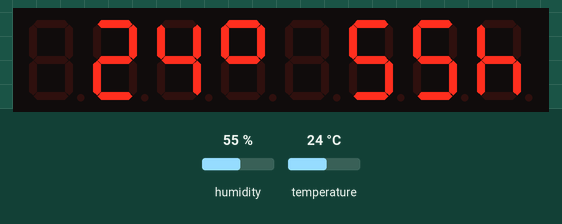
Simulated run of this sketch. Board: Arduino Uno, built with avr-gcc and run on an emulated ATmega328P. Shown: 8-digit seven-segment display. The test bench sets the inputs (shaded band); at power-on: humidity 55 %, temperature 24 °C.

Above: at 2.8 s.
2.9 s: humidity set to 22 %
At 5.2 s:
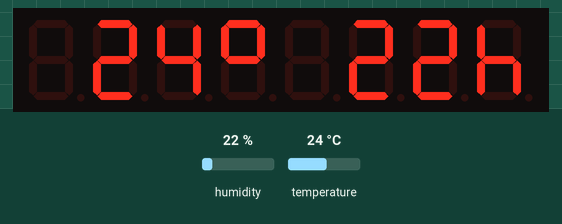
5.6 s: temperature set to 12 °C
At 6.8 s:
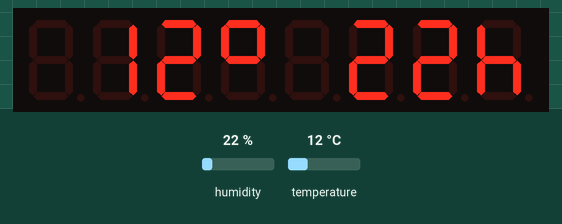
8.3 s: humidity set to 40 %
At 11.0 s:
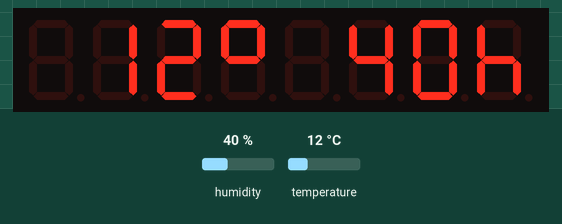
11.6 s: temperature set to 19 °C
At 13.7 s:
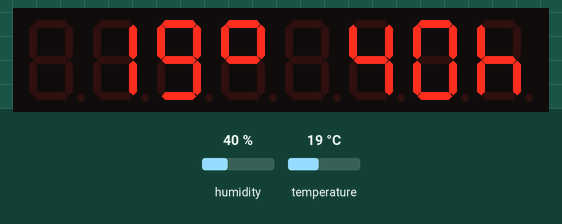
Timing chart, 0 to 15.2 s (numbered marks = the images above; inputs shaded):
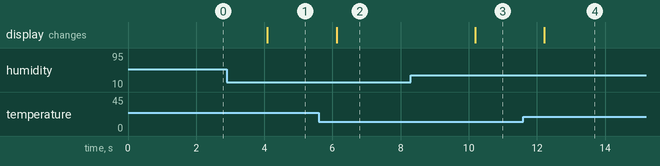

Measured:
- after the input at 2.9 s, the display: changes after 1.2 s (image 1)
- after the input at 5.6 s, the display: changes after 0.52 s (image 2)
- after the input at 8.3 s, the display: changes after 1.9 s (image 3)
- after the input at 11.6 s, the display: changes after 0.62 s (image 4)

The sketch:

7segmentMax.ino
```cpp
#include "LedControl.h"
#include "DHT.h"

int CLK = 10;
int DIN = 8;
int CS = 9;

LedControl lc = LedControl(DIN, CLK, CS, 1);

DHT dht(2, DHT11);

void setup()
{
  dht.begin();

  lc.shutdown(0,false);
  lc.setIntensity(0, 4);
  lc.clearDisplay(0);

  Serial.begin(9600);
}

void loop()
{
  int h = dht.readHumidity();
  int t = dht.readTemperature();

  int t10 = t / 10;
  int t1 = t - t10 * 10;

  lc.setDigit(0, 6, t10, false);
  lc.setDigit(0, 5, t1, false);
  lc.setRow(0, 4, B01100011); // отображение символа градуса

  int h10 = h / 10;
  int h1 = h - h10 * 10;

  lc.setDigit(0, 2, h10, false);
  lc.setDigit(0, 1, h1, false);
  lc.setRow(0, 0, B00010111); // отображение символа влажности

  delay(500);
}
```
